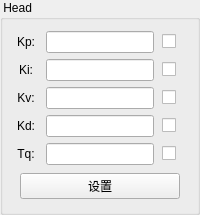
           <widget class="QGroupBox" name="groupBox_4">
            <property name="title">
             <string> Head</string>
            </property>
            <layout class="QVBoxLayout" name="verticalLayout_13">
             <item>
              <layout class="QVBoxLayout" name="verticalLayout_2">
               <item>
                <layout class="QHBoxLayout" name="horizontalLayout_2" stretch="0">
                 <property name="spacing">
                  <number>3</number>
                 </property>
                 <property name="sizeConstraint">
                  <enum>QLayout::SetDefaultConstraint</enum>
                 </property>
                 <item>
                  <layout class="QHBoxLayout" name="horizontalLayout_3" stretch="1,0,1">
                   <property name="spacing">
                    <number>8</number>
                   </property>
                   <property name="sizeConstraint">
                    <enum>QLayout::SetDefaultConstraint</enum>
                   </property>
                   <item>
                    <widget class="QLabel" name="label_6">
                     <property name="text">
                      <string>Kp:</string>
                     </property>
                     <property name="alignment">
                      <set>Qt::AlignCenter</set>
                     </property>
                    </widget>
                   </item>
                   <item>
                    <widget class="QLineEdit" name="lineEdit_head_kp">
                     <property name="inputMethodHints">
                      <set>Qt::ImhDigitsOnly</set>
                     </property>
                     <property name="alignment">
                      <set>Qt::AlignRight|Qt::AlignTrailing|Qt::AlignVCenter</set>
                     </property>
                    </widget>
                   </item>
                   <item>
                    <widget class="QCheckBox" name="checkBox_head_kp">
                     <property name="layoutDirection">
                      <enum>Qt::LeftToRight</enum>
                     </property>
                     <property name="text">
                      <string/>
                     </property>
                    </widget>
                   </item>
                  </layout>
                 </item>
                </layout>
               </item>
               <item>
                <layout class="QHBoxLayout" name="horizontalLayout_4" stretch="1,0,1">
                 <property name="spacing">
                  <number>8</number>
                 </property>
                 <property name="sizeConstraint">
                  <enum>QLayout::SetDefaultConstraint</enum>
                 </property>
                 <item>
                  <widget class="QLabel" name="label_7">
                   <property name="text">
                    <string>Ki:</string>
                   </property>
                   <property name="alignment">
                    <set>Qt::AlignCenter</set>
                   </property>
                  </widget>
                 </item>
                 <item>
                  <widget class="QLineEdit" name="lineEdit_head_ki">
                   <property name="inputMethodHints">
                    <set>Qt::ImhDigitsOnly</set>
                   </property>
                   <property name="alignment">
                    <set>Qt::AlignRight|Qt::AlignTrailing|Qt::AlignVCenter</set>
                   </property>
                  </widget>
                 </item>
                 <item>
                  <widget class="QCheckBox" name="checkBox_head_ki">
                   <property name="layoutDirection">
                    <enum>Qt::LeftToRight</enum>
                   </property>
                   <property name="text">
                    <string/>
                   </property>
                  </widget>
                 </item>
                </layout>
               </item>
               <item>
                <layout class="QHBoxLayout" name="horizontalLayout_6" stretch="1,0,1">
                 <property name="spacing">
                  <number>8</number>
                 </property>
                 <property name="sizeConstraint">
                  <enum>QLayout::SetDefaultConstraint</enum>
                 </property>
                 <item>
                  <widget class="QLabel" name="label_9">
                   <property name="text">
                    <string>Kv:</string>
                   </property>
                   <property name="alignment">
                    <set>Qt::AlignCenter</set>
                   </property>
                  </widget>
                 </item>
                 <item>
                  <widget class="QLineEdit" name="lineEdit_head_kv">
                   <property name="inputMethodHints">
                    <set>Qt::ImhDigitsOnly</set>
                   </property>
                   <property name="alignment">
                    <set>Qt::AlignRight|Qt::AlignTrailing|Qt::AlignVCenter</set>
                   </property>
                  </widget>
                 </item>
                 <item>
                  <widget class="QCheckBox" name="checkBox_head_kv">
                   <property name="layoutDirection">
                    <enum>Qt::LeftToRight</enum>
                   </property>
                   <property name="text">
                    <string/>
                   </property>
                  </widget>
                 </item>
                </layout>
               </item>
               <item>
                <layout class="QHBoxLayout" name="horizontalLayout_8" stretch="1,0,1">
                 <property name="spacing">
                  <number>8</number>
                 </property>
                 <property name="sizeConstraint">
                  <enum>QLayout::SetDefaultConstraint</enum>
                 </property>
                 <item>
                  <widget class="QLabel" name="label_11">
                   <property name="text">
                    <string>Kd:</string>
                   </property>
                   <property name="alignment">
                    <set>Qt::AlignCenter</set>
                   </property>
                  </widget>
                 </item>
                 <item>
                  <widget class="QLineEdit" name="lineEdit_head_kd">
                   <property name="inputMethodHints">
                    <set>Qt::ImhDigitsOnly</set>
                   </property>
                   <property name="alignment">
                    <set>Qt::AlignRight|Qt::AlignTrailing|Qt::AlignVCenter</set>
                   </property>
                  </widget>
                 </item>
                 <item>
                  <widget class="QCheckBox" name="checkBox_head_kd">
                   <property name="layoutDirection">
                    <enum>Qt::LeftToRight</enum>
                   </property>
                   <property name="text">
                    <string/>
                   </property>
                  </widget>
                 </item>
                </layout>
               </item>
               <item>
                <layout class="QHBoxLayout" name="horizontalLayout_5" stretch="1,0,1">
                 <property name="spacing">
                  <number>8</number>
                 </property>
                 <property name="sizeConstraint">
                  <enum>QLayout::SetDefaultConstraint</enum>
                 </property>
                 <item>
                  <widget class="QLabel" name="label_8">
                   <property name="text">
                    <string>Tq:</string>
                   </property>
                   <property name="alignment">
                    <set>Qt::AlignCenter</set>
                   </property>
                  </widget>
                 </item>
                 <item>
                  <widget class="QLineEdit" name="lineEdit_head_tq">
                   <property name="inputMethodHints">
                    <set>Qt::ImhDigitsOnly</set>
                   </property>
                   <property name="alignment">
                    <set>Qt::AlignRight|Qt::AlignTrailing|Qt::AlignVCenter</set>
                   </property>
                  </widget>
                 </item>
                 <item>
                  <widget class="QCheckBox" name="checkBox_head_tq">
                   <property name="layoutDirection">
                    <enum>Qt::LeftToRight</enum>
                   </property>
                   <property name="text">
                    <string/>
                   </property>
                  </widget>
                 </item>
                </layout>
               </item>
               <item>
                <layout class="QHBoxLayout" name="horizontalLayout_7">
                 <property name="leftMargin">
                  <number>6</number>
                 </property>
                 <property name="topMargin">
                  <number>2</number>
                 </property>
                 <property name="rightMargin">
                  <number>6</number>
                 </property>
                 <property name="bottomMargin">
                  <number>2</number>
                 </property>
                 <item>
                  <widget class="QPushButton" name="pushButton_head">
                   <property name="text">
                    <string>设置</string>
                   </property>
                  </widget>
                 </item>
                </layout>
               </item>
              </layout>
             </item>
            </layout>
           </widget>
